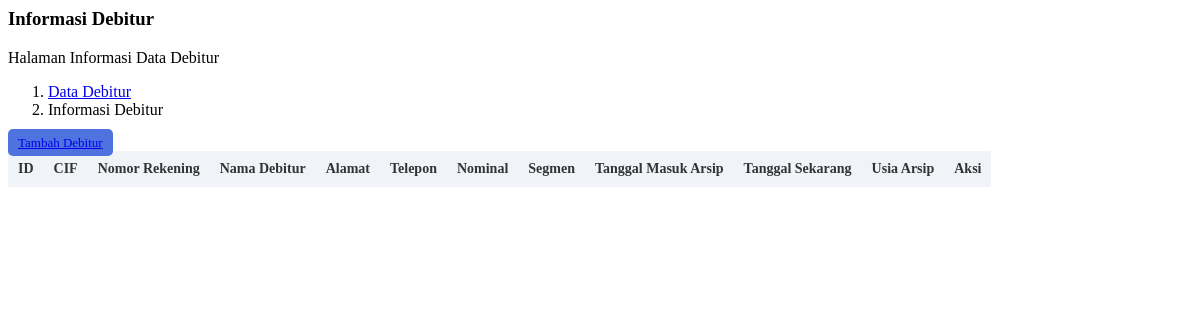
The page /page/debitur/view.php on the database as committed earlier.
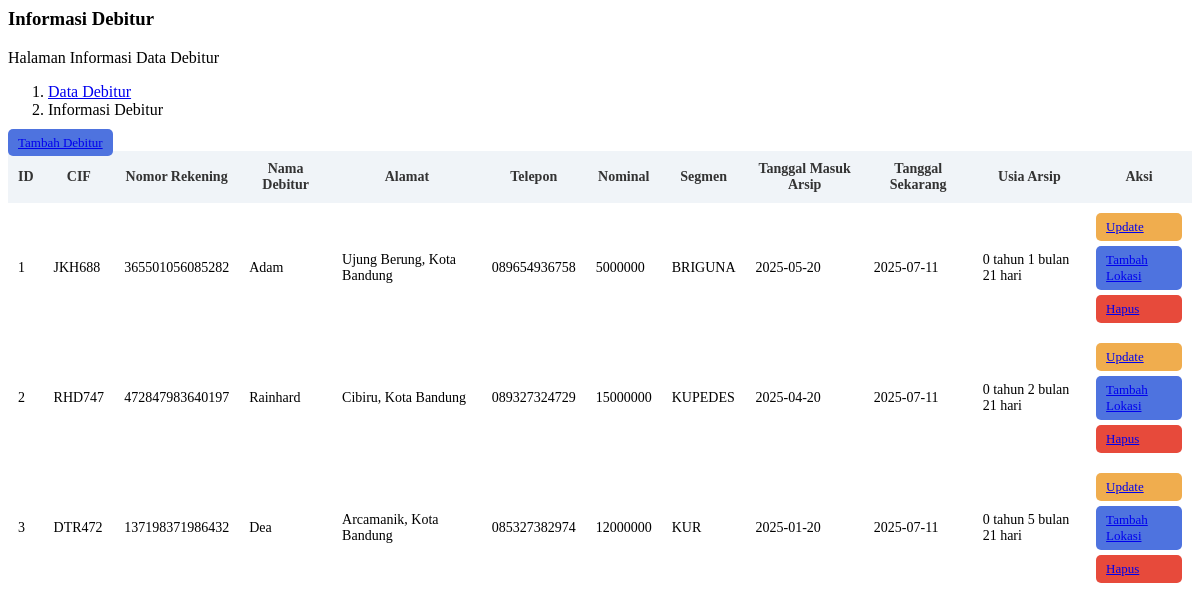
The same page on the database as committed later.
### tables this page shows
CREATE TABLE `debitur` (
  `id` int(11) NOT NULL,
  `cif` varchar(6) NOT NULL,
  `rekening` varchar(15) NOT NULL,
  `nama` varchar(100) NOT NULL,
  `alamat` varchar(100) NOT NULL,
  `telepon` varchar(100) NOT NULL,
  `nominal` varchar(100) NOT NULL,
  `segmen` enum('KUR','KUPEDES','BRIGUNA') NOT NULL,
  `tanggal_masuk` date NOT NULL,
  `tanggal_sekarang` date NOT NULL DEFAULT curdate(),
  `usia_arsip` int(11) GENERATED ALWAYS AS (to_days(`tanggal_sekarang`) - to_days(`tanggal_masuk`)) STORED
);

### page/debitur/view.php (the view, shortened to what this page needs)
<?php
include "./function/connection.php";
$query = mysqli_query($connection, "SELECT * FROM debitur");
?>
<div class="page-heading">
    <div class="page-title">
        <div class="row">
            <div class="col-12 col-md-6 order-md-1 order-last">
                <h3>Informasi Debitur</h3>
                <p class="text-subtitle text-muted">
                    Halaman Informasi Data Debitur
                </p>
            </div>
            <div class="col-12 col-md-6 order-md-2 order-first">
                <nav aria-label="breadcrumb" class="breadcrumb-header float-start float-lg-end">
                    <ol class="breadcrumb">
                        <li class="breadcrumb-item">
                            <a href="index.php?halaman=debitur">Data Debitur</a>
                        </li>
                        <li class="breadcrumb-item active" aria-current="page">
                            Informasi Debitur
                        </li>
                    </ol>
                </nav>
            </div>
        </div>
    </div>
    <section class="section">
        <a href="index.php?halaman=tambah_debitur" class="btn btn-primary btn-sm mb-3">Tambah Debitur</a>
        <div class="card">
            <div class="card-body">
                <div class="table-responsive">
                    <table class="table table-bordered" id="table">
                        <thead>
                            <tr>
                                <th>ID</th>
                                <th>CIF</th>
                                <th>Nomor Rekening</th>
                                <th>Nama Debitur</th>
                                <th>Alamat</th>
                                <th>Telepon</th>
                                <th>Nominal</th>
                                <th>Segmen</th>
                                <th>Tanggal Masuk Arsip</th>
                                <th>Tanggal Sekarang</th>
                                <th>Usia Arsip</th>
                                <th>Aksi</th>
                            </tr>
                        </thead>
                        <tbody>
                            <?php if ($query->num_rows > 0) : ?>
                                <?php
                                $i = 1;
                                while ($data = mysqli_fetch_assoc($query)) :
                                    $tanggal_masuk = new DateTime($data['tanggal_masuk']);
                                    $hari_ini = new DateTime();
                                    $selisih = $tanggal_masuk->diff($hari_ini);
                                    $usia_arsip = "{$selisih->y} tahun {$selisih->m} bulan {$selisih->d} hari";
                                ?>
                                    <tr>
                                        <td><?= $i++ ?></td>
                                        <td><?= $data['cif'] ?></td>
                                        <td><?= $data['rekening'] ?></td>
                                        <td><?= $data['nama'] ?></td>
                                        <td><?= $data['alamat'] ?></td>
                                        <td><?= $data['telepon'] ?></td>
                                        <td><?= $data['nominal'] ?></td>
                                        <td><?= $data['segmen'] ?></td>
                                        <td><?= $data['tanggal_masuk'] ?></td>
                                        <td><?= date('Y-m-d') ?></td>
                                        <td><?= $usia_arsip ?></td>
                                        <td>
                                            <a href="index.php?halaman=ubah_debitur&id=<?= $data['id'] ?>" class="btn btn-sm btn-warning" style="display:block; margin-bottom:5px;">Update</a>
                                            <a href="index.php?halaman=tambah_lokasi&id=<?= $data['id'] ?>" class="btn btn-sm btn-primary" style="display:block; margin-bottom:5px;">Tambah Lokasi</a>
                                            <a href="index.php?halaman=hapus_debitur&id=<?= $data['id'] ?>" class="btn btn-sm btn-danger" id="btn-hapus" style="display:block;" onclick="confirmModal(event)">Hapus</a>
                                        </td>
                                    </tr>
                                <?php endwhile ?>
                            <?php endif ?>
                        </tbody>
                    </table>
                </div>
            </div>
        </div>
    </section>
</div>

### page/debitur/view.php (style rules this page uses)
#table { border-collapse: collapse; font-size: 14px; }
#table thead { background-color: #f0f4f8; color: #333; }
#table th, #table td { padding: 10px; vertical-align: middle; }
.btn-sm { font-size: 13px; padding: 6px 10px; border-radius: 5px; }
.btn-warning { background-color: #f0ad4e; border: none; }
.btn-primary { background-color: #4e73df; border: none; }
.btn-danger { background-color: #e74a3b; border: none; }

Rows that differ between the two databases and show on the page:
added debitur: cif "JKH688", rekening "365501056085282", nama "Adam", alamat "Ujung Berung, Kota Bandung", telepon "089654936758", nominal "5000000", segmen "BRIGUNA", tanggal_masuk "2025-05-20", tanggal_masuk "0 tahun 1 bulan 21 hari"
added debitur: cif "RHD747", rekening "472847983640197", nama "Rainhard", alamat "Cibiru, Kota Bandung", telepon "089327324729", nominal "15000000", segmen "KUPEDES", tanggal_masuk "2025-04-20", tanggal_masuk "0 tahun 2 bulan 21 hari"
added debitur: cif "DTR472", rekening "137198371986432", nama "Dea", alamat "Arcamanik, Kota Bandung", telepon "085327382974", nominal "12000000", segmen "KUR", tanggal_masuk "2025-01-20", tanggal_masuk "0 tahun 5 bulan 21 hari"
